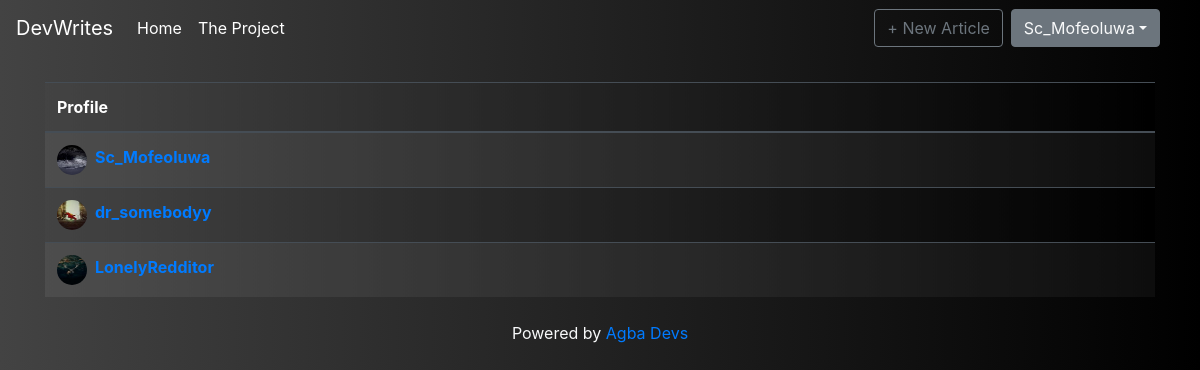
The app's page /nerd_thejohn/followers (signed in), older data.
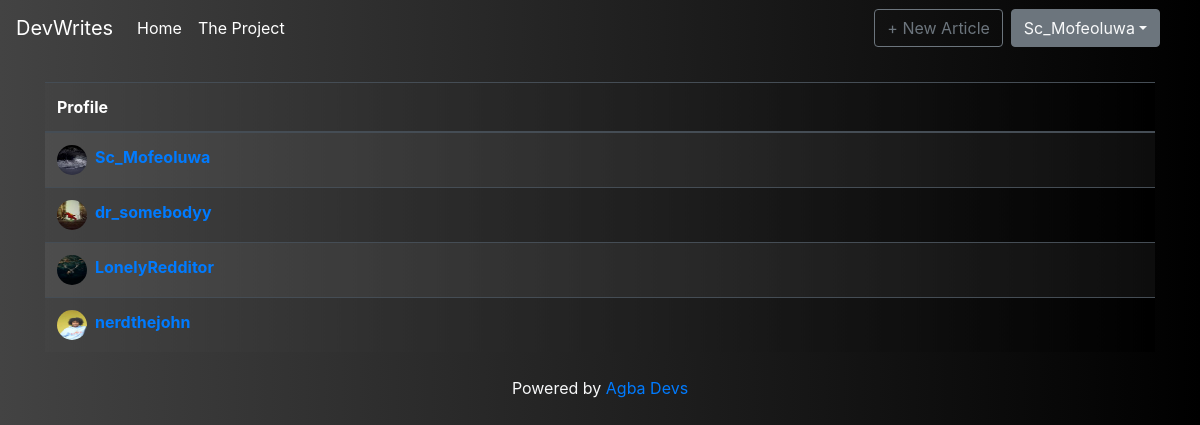
The same page, newer data.
### Social_Blog/models.py (models this page shows, shortened)
class User(db.Model, UserMixin):
    id = db.Column(db.Integer,primary_key=True)
    username = db.Column(db.String(20),unique=True,nullable=False)
    email = db.Column(db.String(40),unique=True,nullable=False)
    image_file = db.Column(db.String(20),nullable=False, default='default.jpg')
    bio = db.Column(db.String(120), nullable=False, default='Developer and Technical Writer')
    password = db.Column(db.String(60),nullable=False)
    posts = db.relationship('Post', backref='author', lazy=True)
    followed = db.relationship('Follow',foreign_keys=[Follow.follower_id],
                                backref=db.backref('follower',lazy='joined'),
                                lazy='dynamic',cascade='all, delete-orphan')
    followers = db.relationship('Follow',foreign_keys=[Follow.followed_id],
                                backref=db.backref('followed',lazy='joined'),
                                lazy='dynamic',cascade='all, delete-orphan')
    comments = db.relationship('Comment',backref='author',lazy='dynamic')

### Social_Blog/routes.py (the view)
@app.route('/<user>/followers')
@login_required
def followers(user):
    user = User.query.filter_by(username=user).first()
    users = []
    for i in user.followers:
        id = i.follower_id
        user_person = User.query.filter_by(id=id).first()
        users.append(user_person)
    if user.followers.count() == 0:
        return redirect(url_for("profile",user=user.username))
    return render_template('followers.html',users=users)

### Social_Blog/models.py (called while the page is built)
@login_manager.user_loader
def load_user(user_id:int):
     return User.query.get(user_id)

### Social_Blog/templates/followers.html
{% extends 'layout.html' %}
{% block body %}
<h3 class='text-light mt-4 mb-4 text-center'>DevWriters</h3>
<div class='container'>
    <table class='table table-striped table-dark table-striped mb-4 bg'>
        <thead>
            <tr>
                <th scope="col">Profile</th>
            </tr>
        </thead>
        <tbody>
            {% for user in users %}
                <tr>
                    <th scope='row'><img class='float-left find-image mr-2' src='{{ url_for("static",filename="images/"+ user.image_file)}}'><a class='link' href='{{url_for("profile",user=user.username)}}'>{{user.username}}</a></th>
                </tr>
            {% endfor %}
        </tbody>
    </table>
</div>
{% endblock %}

### Social_Blog/templates/layout.html (shortened to what this page needs)
<!DOCTYPE html>
<html>
    <head>
        <link rel="stylesheet" href="{{url_for('static',filename='css/bootstrap.min.css')}}">
        <link rel="stylesheet" href="{{url_for('static',filename='css/main.css')}}">
    </head>
    <body class="bg">
      <nav class="navbar navbar-expand-sm navbar-dark bg fixed-top">
        <a class="navbar-brand" href="#">DevWrites</a>
        <div class="collapse navbar-collapse" id="navbarsExample03">
          <ul class="navbar-nav mr-auto">
            <li class="nav-item active menu-bar">
              <a class="nav-link" href="{{url_for('home')}}">Home <span class="sr-only">(current)</span></a>
            </li>
            <li class="nav-item active menu-bar">
              <a class="nav-link" href="{{url_for('project')}}" >The Project</a>
            </li>
          </ul>
          {% if current_user.posts|length==0 %}
            <a class="btn btn-outline-secondary mr-2" href="{{url_for('new_post')}}">+ Your First Article</a>
          {% else %}
            <a class="btn btn-outline-secondary mr-2" href="{{url_for('new_post')}}">+ New Article</a>
          {% endif %}
          <form class="form-inline my-2 my-md-0">
            <div class="dropdown">
              <button class="btn btn-secondary dropdown-toggle text-light mr-4" type='button' id="dropdownMenuButton" data-toggle="dropdown" aria-haspopup="true" aria-expanded="false">{{current_user.username}}</button>
            </div>
          </form>
        </div>
      </nav>
      {% block body %} {% endblock %}
      <footer class="mastfoot mt-auto">
        <div class="inner">
          <p class='text-light text-center'>Powered by <a href="https://www.github.com/Johnkayode/Flask-blog">Agba Devs</a>
        </div>
      </footer>
    </body>
</html>

### Social_Blog/static/css/main.css (style rules this page uses)
.bg { background: #000000; background: -webkit-linear-gradient(to right, #434343, #000000); background: linear-gradient(to right, #434343, #000000); }
.container { display:flex; flex-wrap: wrap; justify-content: space-around; }
.find-image { width: 30px; height: 30px; border-radius: 50%; }

Row changes from the older to the newer data that the page shows:
added User: image_file (placeholder picture), username "nerdthejohn"
